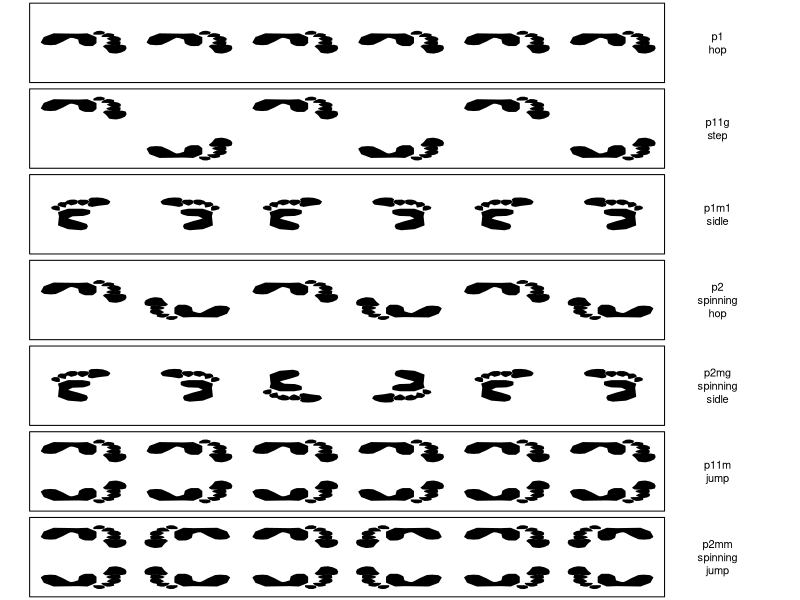
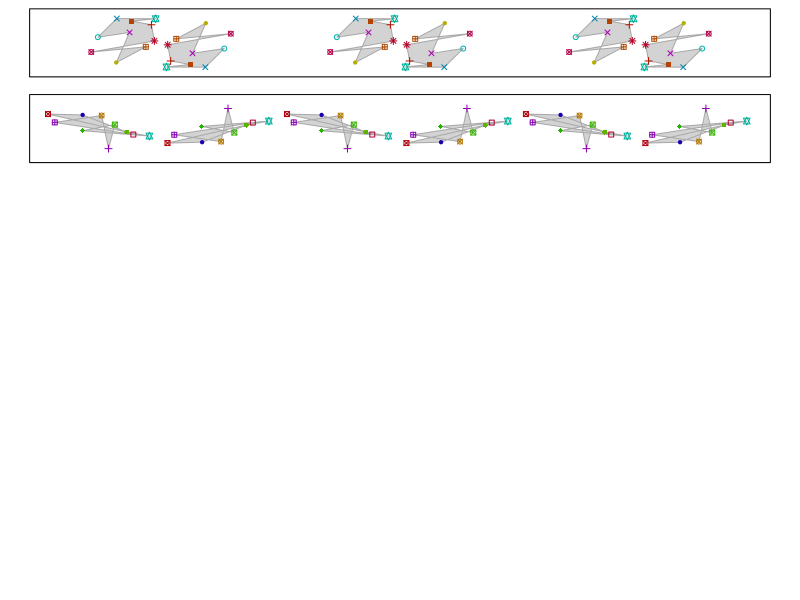

Reproduce these figures in R, in order.
## ---- chunk 1
fgs = sample(1:7,2)
fg1 = fgs[1]
fg2 = fgs[2]
sol1 = paste0(1*(1:7==fg1),collapse="")
sol2 = paste0(1*(1:7==fg2),collapse="")

w1 = c("p1","p11g","p1m1","p2","p2mg","p11m","p2mm")
w2 = c("hop","step","sidle","spinning hop","spinning sidle","jump","spinning jump")
wrd1a = w1[fg1]
wrd1b = w2[fg1]
wrd2a = w1[fg2]
wrd2b = w2[fg2]

ftprnt = function(x=0,y=0,s=1,theta=0,flipv=F,fliph=F){
    x1=c(-12.57738669298246, -11.97099789298246, -10.69084389298246, -9.61281919298246, -8.13053549298246, -7.052511092982459, -6.513498792982459, -5.907109992982459, -4.82908539298246, -4.62695589298246, -4.02056749298246, -3.41417849298246,-2,-1.8,-1.2,-1.2,-3,-5,-10,-12)
    y1=c(0.7291971929825536, 1.7398271929825455, 2.009327192982539, 1.8072171929825345, 0.05543719298253791, -1.4942228070174792, -2.100622807017487, -1.9658728070174902, -1.0899728070174888, 1.1334571929825188, 2.009327192982539, 2.48097719298255,2.5,2.3,1,-2,-4,-3.8,-4,-2)
    x2=c(1.0015618070175414, 1.612268807017541, 2.1793538070175416, 3.0081708070175424, 3.9678538070175406, 4.7966708070175414, 5.0584018070175425, 4.9275368070175425, 4.229584807017542, 2.702817807017542, 1.5686468070175419, 0.783451807017542, 0.3908548070175417)
    y2=c(4.272237192982573, 6.235237192982595, 6.496967192982595, 6.6714571929825865, 6.14797719298258, 5.144677192982556, 4.010517192982547, 2.789097192982524, 2.3528771929825325, 2.5709971929825315, 2.1783771929825093, 2.3092671929825315, 2.9635871929825157)
    x3=c(2.1793538070175416, 3.0517918070175405, 3.7497438070175413, 3.8369838070175426, 3.269898807017544, 2.397459807017544, 1.394155807017544, 1.0888018070175445)
    y3=c(2.0038871929825746, 2.3092371929825504, 1.9166271929825598, 0.5643671929825587, -0.0027428070174551067, 0.04085719298257118, 0.607937192982547, 1.0005571929825692)
    x4=c(1.8739998070175403, 2.17935380701754, 3.5316338070175384, 3.8806098070175388, 3.836989807017538, 3.3135268070175385, 2.790062807017538, 2.3974658070175394, 2.4847058070175407, 1.786754807017541, 1.1324248070175411, 0.39085280701754144, 0.04187680701754104, 1.2632908070175404, 1.786754807017541, 1.917619807017541, 1.2196688070175412)
    y4=c(-0.4389328070174088, -0.2208128070174098, -0.1772128070173835, -0.6570528070174078, -1.4858928070174215, -2.1838328070174384, -2.401932807017431, -2.7509128070174143, -3.57972280701739, -4.015942807017382, -4.103242807017409, -3.361672807017385, -2.5764628070173785, -2.489262807017383, -2.314772807017391, -1.922182807017407, -1.3550728070173932)
    x5=c(-0.2634751929824599, 0.43447580701753985, 0.5217158070175394, -0.17623519298246038, -0.9178081929824611, -1.6157591929824608, -1.6593791929824615)
    y5=c(-3.841452807017447, -4.103182807017447, -4.888382807017422, -5.411832807017447, -5.324632807017451, -4.452192807017468, -3.841482807017485)
    x1 = x1+4
    x2 = x2+4
    x3 = x3+4
    x4 = x4+4
    x5 = x5+4
    
    y1 = y1-1
    y2 = y2-1
    y3 = y3-1
    y4 = y4-1
    y5 = y5-1
    rngx = max(c(x1,x2,x3,x4,x5))-min(c(x1,x2,x3,x4,x5))
    rngy = max(c(y1,y2,y3,y4,y5))-min(c(y1,y2,y3,y4,y5))
    mxr = max(rngx,rngy)
    x1 = x1/mxr*s
    x2 = x2/mxr*s
    x3 = x3/mxr*s
    x4 = x4/mxr*s
    x5 = x5/mxr*s
    y1 = y1/mxr*s
    y2 = y2/mxr*s
    y3 = y3/mxr*s
    y4 = y4/mxr*s
    y5 = y5/mxr*s
    
    if(flipv){
        y1 = -y1
        y2 = -y2
        y3 = -y3
        y4 = -y4
        y5 = -y5
    }
    if(fliph){
        x1 = -x1
        x2 = -x2
        x3 = -x3
        x4 = -x4
        x5 = -x5
    }
    X1 = x1*cos(theta)-y1*sin(theta)
    Y1 = x1*sin(theta)+y1*cos(theta)
    X2 = x2*cos(theta)-y2*sin(theta)
    Y2 = x2*sin(theta)+y2*cos(theta)
    X3 = x3*cos(theta)-y3*sin(theta)
    Y3 = x3*sin(theta)+y3*cos(theta)
    X4 = x4*cos(theta)-y4*sin(theta)
    Y4 = x4*sin(theta)+y4*cos(theta)
    X5 = x5*cos(theta)-y5*sin(theta)
    Y5 = x5*sin(theta)+y5*cos(theta)
    
    polygon(X1+x,Y1+y,col="black")
    polygon(X2+x,Y2+y,col="black")
    polygon(X3+x,Y3+y,col="black")
    polygon(X4+x,Y4+y,col="black")
    polygon(X5+x,Y5+y,col="black")
}


getbasedots = function(fg=1,n=4){
    if(fg<6){
        x = runif(2*n)
        y = runif(2*n)-0.5
        h = runif(2*n)
        p = sample(c(0,1,3,4,5,7,8,9,10,11,12,13,15,16,18,19,20),2*n,T)
    } else {
        x = runif(n)
        y = runif(n)-0.5
        h = runif(n)
        p = sample(c(0,1,3,4,5,7,8,9,10,11,12,13,15,16,18,19,20),n,T)
        x = c(x,x)
        y = c(y,-y)
        h = c(h,h)
        p = c(p,p) 
    }
    dots = data.frame(x,y,h,p)
    return(dots)
}

translate = function(dots,dx=1){
    tdots = data.frame(dots)
    tdots$x = dots$x+dx
    return(tdots)
}
rotate = function(dots,xr){
    tdots = data.frame(dots)
    tdots$x = tdots$x-xr
    tdots$x = -tdots$x+xr
    tdots$y = -tdots$y
    return(tdots)
}
glide = function(dots,dx){
    tdots = data.frame(dots)
    tdots$x = tdots$x+dx
    tdots$y = -tdots$y
    return(tdots)
}
mirror = function(dots,xr){
    tdots = data.frame(dots)
    tdots$x = tdots$x-xr
    tdots$x = -tdots$x+xr
    return(tdots)
}

drawdots = function(dots,fg,val=1){
    polygon(dots$x,dots$y,col="lightgrey",fillOddEven = T,border="darkgrey")
    points(dots$x,dots$y,col=hsv(dots$h,1,val),pch=dots$p)
    if(fg==1){
        for(i in 1:5){
            dots = translate(dots,1)
            polygon(dots$x,dots$y,col="lightgrey",fillOddEven = T,border="darkgrey")
            points(dots$x,dots$y,col=hsv(dots$h,1,val),pch=dots$p)
        }
    }
    if(fg==2){
        for(i in 1:5){
            dots = glide(dots,1)
            polygon(dots$x,dots$y,col="lightgrey",fillOddEven = T,border="darkgrey")
            points(dots$x,dots$y,col=hsv(dots$h,1,val),pch=dots$p)
        }
    }
    if(fg==3){
        for(i in 1:5){
            dots = mirror(dots,i)
            polygon(dots$x,dots$y,col="lightgrey",fillOddEven = T,border="darkgrey")
            points(dots$x,dots$y,col=hsv(dots$h,1,val),pch=dots$p)
        }
    }
    if(fg==4){
        for(i in 1:5){
            dots = rotate(dots,i)
            polygon(dots$x,dots$y,col="lightgrey",fillOddEven = T,border="darkgrey")
            points(dots$x,dots$y,col=hsv(dots$h,1,val),pch=dots$p)
        }
    }
    if(fg==5){
        for(i in 1:5){
            if(i%%2==1){
                dots = mirror(dots,i)
            } else {
                dots = rotate(dots,i)
            }
            polygon(dots$x,dots$y,col="lightgrey",fillOddEven = T,border="darkgrey")
            points(dots$x,dots$y,col=hsv(dots$h,1,val),pch=dots$p)
        }
    }
    if(fg==6){
        for(i in 1:5){
            dots = translate(dots,1)
            polygon(dots$x,dots$y,col="lightgrey",fillOddEven = T,border="darkgrey")
            points(dots$x,dots$y,col=hsv(dots$h,1,val),pch=dots$p)
        }
    }
    if(fg==7){
        for(i in 1:5){
            dots = mirror(dots,i)
            polygon(dots$x,dots$y,col="lightgrey",fillOddEven = T,border="black")
            points(dots$x,dots$y,col=hsv(dots$h,1,val),pch=dots$p)
        }
    }
}


## ---- chunk 2
par(mar=c(0,0,0,0),mfrow=c(7,1))
plot(0,0,"l",ann=F,axes=F,xlim=c(0,7),ylim=c(-1,1))
for(x in seq(0.5,5.5,1)){
    ftprnt(x,0,0.8,0,T)
}
text(6.5,0,"p1\nhop")
polygon(c(0,0,6,6),c(-1,1,1,-1))

plot(0,0,"l",ann=F,axes=F,xlim=c(0,7),ylim=c(-1,1))
for(x in seq(0.5,4.5,2)){
    ftprnt(x,0.5,0.8,0,T)
}
for(x in seq(1.5,5.5,2)){
    ftprnt(x,-0.5,0.8,0)
}
text(6.5,0,"p11g\nstep")
polygon(c(0,0,6,6),c(-1,1,1,-1))


plot(0,0,"l",ann=F,axes=F,xlim=c(0,7),ylim=c(-1,1))
for(x in seq(0.5,4.5,2)){
    ftprnt(x,0,0.8,pi/2,T)
}
for(x in seq(1.5,5.5,2)){
    ftprnt(x,0,0.8,pi/2)
}
text(6.5,0,"p1m1\nsidle")
polygon(c(0,0,6,6),c(-1,1,1,-1))

plot(0,0,"l",ann=F,axes=F,xlim=c(0,7),ylim=c(-1,1))
for(x in seq(0.5,4.5,2)){
    ftprnt(x,0.2,0.8,0,T)
}
for(x in seq(1.5,5.5,2)){
    ftprnt(x,-0.2,0.8,pi,T)
}
text(6.5,0,"p2\nspinning\nhop")
polygon(c(0,0,6,6),c(-1,1,1,-1))


plot(0,0,"l",ann=F,axes=F,xlim=c(0,7),ylim=c(-1,1))
for(x in c(0.5,4.5)){
    ftprnt(x,0,0.8,pi/2,T)
}
for(x in c(1.5,5.5)){
    ftprnt(x,0,0.8,pi/2)
}
ftprnt(2.5,0,0.8,pi/2,T,T)
ftprnt(3.5,0,0.8,pi/2,F,T)
text(6.5,0,"p2mg\nspinning\nsidle")
polygon(c(0,0,6,6),c(-1,1,1,-1))

plot(0,0,"l",ann=F,axes=F,xlim=c(0,7),ylim=c(-1,1))
for(x in seq(0.5,5.5,1)){
    ftprnt(x,0.5,0.8,0,T)
}
for(x in seq(0.5,5.5,1)){
    ftprnt(x,-0.5,0.8,0)
}
text(6.5,0,"p11m\njump")
polygon(c(0,0,6,6),c(-1,1,1,-1))

plot(0,0,"l",ann=F,axes=F,xlim=c(0,7),ylim=c(-1,1))
for(x in seq(0.5,5.5,2)){
    ftprnt(x,0.5,0.8,0,T)
}
for(x in seq(0.5,5.5,2)){
    ftprnt(x,-0.5,0.8,0)
}
for(x in seq(1.5,5.5,2)){
    ftprnt(x,0.5,0.8,0,T,T)
}
for(x in seq(1.5,5.5,2)){
    ftprnt(x,-0.5,0.8,0,F,T)
}
text(6.5,0,"p2mm\nspinning\njump")
polygon(c(0,0,6,6),c(-1,1,1,-1))

## ---- chunk 3
par(mar=c(0,0,0,0))
dots = getbasedots(fg1,5)
plot(0,0,type="n",xlim=c(-0.1,6.1),ylim=c(-0.7,0.7),axes=F,ann=F)
drawdots(dots,fg1,0.7)
polygon(c(-.1,-.1,6.1,6.1),c(-0.6,0.6,0.6,-0.6))
## ---- chunk 4
par(mar=c(0,0,0,0))
dots = getbasedots(fg2,5)
plot(0,0,type="n",xlim=c(-0.1,6.1),ylim=c(-0.7,0.7),axes=F,ann=F)
drawdots(dots,fg2,0.7)
polygon(c(-.1,-.1,6.1,6.1),c(-0.6,0.6,0.6,-0.6))
